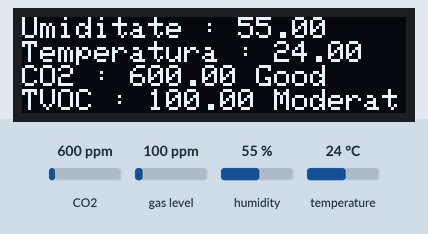
Recording of a sketch running on a simulated ESP8266 (NodeMCU). On the bench: 128×32 one-colour display. Inputs (shaded band) come from the test bench; at power-on: CO2 600 ppm, gas level 100 ppm, humidity 55 %, temperature 24 °C. WiFi joins after 1.5 s; servers stay silent unless stated; what the sketch prints to the serial monitor is not drawn. At 16.7 s the program puts the board to deep sleep or switches it off; the recording ends there.

Above: at 16.2 s.

The sketch:

arduino.ino
```cpp
//#include "ThingSpeak.h"
//#include "secrets.h"
#include <ESP8266HTTPClient.h>
#include <ESP8266WiFi.h>
#include <math.h>
#include <Wire.h>
#include "DHT.h"
#include "SparkFunCCS811.h"
#include <SPI.h>
#include <Adafruit_GFX.h>
#include <Adafruit_SSD1306.h>
//#include <Arduino_JSON.h>


#define DHTPIN 2         // Digital pin connected to the DHT sensor
#define DHTTYPE DHT11    // DHT 11
#define CCS811_ADDR 0x5A //Default I2C Address

#define SCREEN_WIDTH 128 // OLED display width, in pixels
#define SCREEN_HEIGHT 32 // OLED display height, in pixels
#define OLED_RESET LED_BUILTIN

char ssid[] = "DIGI-2367";  // your network SSID (name)
char pass[] = "";   // your network password

WiFiClient  client;

unsigned long myChannelNumber = 1049952;
const char * myWriteAPIKey = "0HKBHZ7CLZTMUPD3";

//initializare componente
CCS811 ccs811(CCS811_ADDR);
DHT dht(DHTPIN, DHTTYPE);
Adafruit_SSD1306 display(SCREEN_WIDTH, SCREEN_HEIGHT, &Wire, OLED_RESET);
void setup()
{
    Serial.begin(115200);
    Wire.begin(); //Inialize I2C Hardware
    //initializare display
    if (!display.begin(SSD1306_SWITCHCAPVCC, 0x3C))
    { // Address 0x3C for 128x32
        Serial.println(F("SSD1306 allocation failed"));
        while (1)
            ; // Don't proceed, loop forever
    }

    display.clearDisplay(); //curatare buffer display

    //intitializare senzor DHT11
    dht.begin();

    //initializare senzor CSS811
    delay(1000);
    if (ccs811.begin() == false)
    {
        Serial.println("CCS811 error. Please check wiring. Freezing...");
        while (1)
            ;
    }
    WiFi.mode(WIFI_STA);
//    ThingSpeak.begin(client);  // Initialize ThingSpeak
     if(WiFi.status() != WL_CONNECTED){
    Serial.print("Attempting to connect to SSID: ");
    Serial.println(ssid);
    while(WiFi.status() != WL_CONNECTED){
      WiFi.forceSleepWake();
      WiFi.begin(ssid, pass);  // Connect to WPA/WPA2 network. Change this line if using open or WEP network
      Serial.print(".");
      delay(5000);
    }
    Serial.println("\nConnected.");
  }
}

typedef struct
{
    float total;
    float count;
} avg;

void loop() {

    delay(1000);

    static avg tvoc_avg = {0, 0};
    static avg co2_avg = {0, 0};
    static avg hum_avg = {0, 0};
    static avg temp_avg = {0, 0};

    float tvoc_final;
    float co2_final;
    float hum_final;
    float temp_final;

    float h=0;
    float t=0;

    int tvoc_level;
    int co2_level;

   // Connect or reconnect to WiFi

    if(dht.readHumidity() && dht.readTemperature()){
      float h = dht.readHumidity();
      float t = dht.readTemperature();

      hum_avg.total += h;
      temp_avg.total +=t;
      hum_avg.count++;
      temp_avg.count++;
    }
    if (ccs811.dataAvailable())
    {
        ccs811.readAlgorithmResults();
        if(t!=0 &&h!=0)
          ccs811.setEnvironmentalData(h, t); // calibram senzorul CCS811 in fucntie de temperatura si umidiate
        float tvoc = ccs811.getTVOC();
        float co2 = ccs811.getCO2();
        tvoc_avg.total += tvoc;
        co2_avg.total += co2;
        tvoc_avg.count++;
        co2_avg.count++;
    }
    static long timp_es = 0;
    static long timp_propus = 15;         //dorim media masuratorii realizate in 10 secunde
    unsigned long timp = millis() / 1000; //timpul de la start up in secunde
    if (timp-timp_es> timp_propus)
    {
        //timp_es = timp;//pentru rularea cu alimentrea continua, fara DeepSleep
        //if (tvoc_avg.count > 0 && co2_avg.count > 0)
        {
            float tvoc_final = tvoc_avg.total / tvoc_avg.count;
            float co2_final = co2_avg.total / co2_avg.count;
            float hum_final = hum_avg.total / hum_avg.count;
            float temp_final = temp_avg.total / temp_avg.count;

            //nivele tvoc
            if(tvoc_final>=0 && tvoc_final<65)
              tvoc_level = 1;
            if(tvoc_final>=65 && tvoc_final<220)
              tvoc_level = 2;
            if(tvoc_final>=220 && tvoc_final<660)
              tvoc_level = 3;
            if(tvoc_final>=660 && tvoc_final<2200)
              tvoc_level = 4;
            if(tvoc_final>=2200 && tvoc_final<5500)
              tvoc_level = 5;

          if(co2_final>=350 && co2_final<450)
            co2_level = 1;
          if(co2_final>=450 && co2_final<600)
            co2_level = 2;
          if(co2_final>=600 && co2_final<1000)
            co2_level = 3;
          if(co2_final>1000 && co2_final<2500)
            co2_level = 4;
          if(co2_final>=2500 && co2_final<5000)
            co2_level = 5;


            Serial.print("Tvoc: ");
            Serial.print(tvoc_final);
            Serial.println();

            Serial.print("CO2 :");
            Serial.print(co2_final);
            Serial.println();

            Serial.print("Hum :");
            Serial.print(hum_final);
            Serial.println();

            Serial.print("Temp :");
            Serial.print(temp_final);
            Serial.println();

            tvoc_avg.total = 0;
            tvoc_avg.count = 0;
            co2_avg.total = 0;
            co2_avg.count = 0;
            hum_avg.total = 0;
            hum_avg.count = 0;
            temp_avg.total = 0;
            temp_avg.count = 0;

            display.clearDisplay();
            scriereDHT11(temp_final, hum_final);
            scriereCCS811(co2_final, tvoc_final,tvoc_level,co2_level);
            if(temp_final!=0 && hum_final!=0 && co2_final!=0 && tvoc_final!=0)
              sendDHT(temp_final, hum_final, co2_final, tvoc_final);
            ESP.deepSleep(3000);
//            ESP.deepSleep(0);
        }

    }
}

void sendDHT(float temperatureData, float humidityData, float co2Data, float tvocData){
   char server[] = "iotproject616.000webhostapp.com";

    if (client.connect(server, 80)) {
    Serial.println("connected");
    // Make a HTTP request:
    Serial.print("GET /dht_con.php?humidity=");
    client.print("GET /dht_con.php?humidity=");     //YOUR URL
    Serial.println(humidityData);
    client.print(humidityData);
    client.print("&temperature=");
    Serial.println("&temperature=");
    client.print(temperatureData);
    Serial.println(temperatureData);
    client.print("&co2=");
    Serial.println("&co=");
    client.print(co2Data);
    Serial.println(co2Data);
    client.print("&tvoc=");
    Serial.println("&tvoc=");
    client.print(tvocData);
    Serial.println(tvocData);
    client.print(" ");      //SPACE BEFORE HTTP/1.1
    client.print("HTTP/1.1");
    client.println();
    client.println("Host: iotproject616.000webhostapp.com");
    client.println("Connection: close");
    client.println();
    delay(300);
  } else {
    // if you didn't get a connection to the server:
    Serial.println("connection failed");
  }
}
#define HOST "iotproject616.000webhostapp.com"          // Enter HOST URL without "http:// "  and "/" at the end of URL
void insertSQL( float temp, float hum){

  int val = 1;
  int val2 = 99;

  String sendval, sendval2, postData;

  HTTPClient http;    // http object of clas HTTPClient

  // Convert integer variables to string
  sendval = String(val);
  sendval2 = String(val2);

  postData = "hum=" + sendval + "&temp=" + sendval2;

//  http.begin("https://iotproject616.000webhostapp.com/dbwrite.php");              // Connect to host where MySQL databse is hosted
//  http.addHeader("Content-Type", "application/x-www-form-urlencoded");            //Specify content-type header

  // We can post values to PHP files as  example.com/dbwrite.php?name1=val1&name2=val2&name3=val3

  int httpCode = http.POST(postData);   // Send POST request to php file and store server response code in variable named httpCode
  Serial.println("Values are, hum = " + sendval + " and temp = "+sendval2 );

  // if connection eatablished then do this
  if (httpCode == 200) { Serial.println("Values uploaded successfully."); Serial.println(httpCode);
  String webpage = http.getString();    // Get html webpage output and store it in a string
  Serial.println(webpage + "\n");
}

// if failed to connect then return and restart

else {
  Serial.println(httpCode);
  Serial.println("Failed to upload values. \n");
  http.end();
  return; }

}

void scriereDHT11(float t, float h) {
  display.setTextSize(1);             // Normal 1:1 pixel scale
  display.setTextColor(SSD1306_WHITE);        // Draw white text
  display.setCursor(0,0);             // Start at top-left corner
  display.print("Umiditate : ");
  display.print(h);
  display.println();
  display.print("Temperatura : ");
  display.print(t);
  display.display();
}

void scriereCCS811(float CO2, float TVOC, int co2_values ,int tvoc_levels) {

  display.setTextSize(1);             // Normal 1:1 pixel scale
  display.setTextColor(SSD1306_WHITE);        // Draw white text
  display.setCursor(0,0);             // Start at top-left corner
  display.println();
  display.println();

  display.print("CO2 : ");
  display.print(CO2);
  switch(co2_values){
    case 1 : display.print(" Excelent");break;
    case 2 : display.print(" Good");break;
    case 3 : display.print(" Moderate");break;
    case 4 : display.print(" Poor");break;
    case 5 : display.print(" Danger");break;
  }
  display.println();
  display.print("TVOC : ");
  display.print(TVOC);
  switch(tvoc_levels){
    case 1 : display.print(" Excelent");break;
    case 2 : display.print(" Good");break;
    case 3 : display.print(" Moderate");break;
    case 4 : display.print(" Poor");break;
    case 5 : display.print(" Danger");break;
  }
  display.display();
}
```
